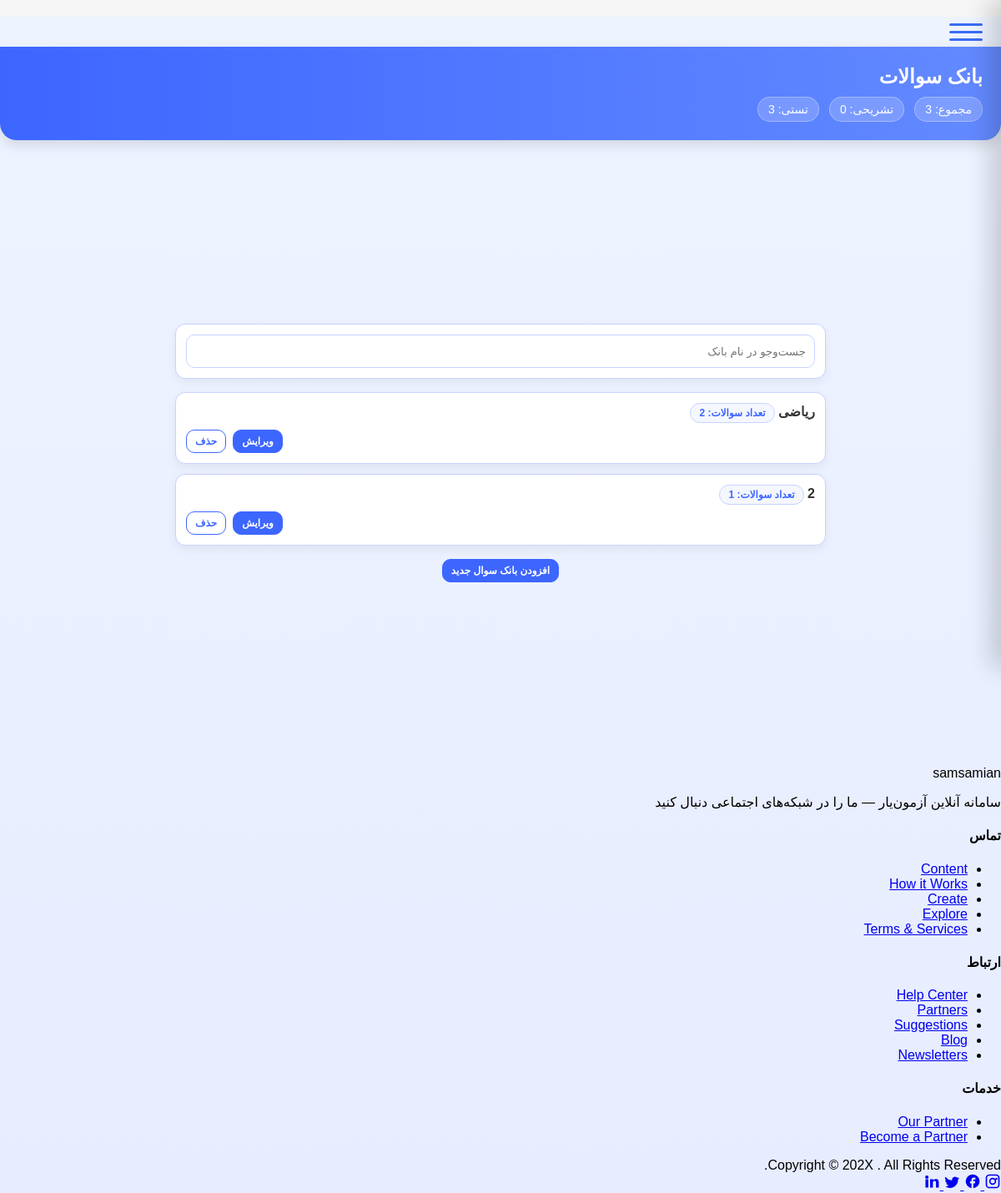
The page /accounts/question-bank/ (signed in) on the database its author committed.
### accounts/models.py (models this page shows, shortened)
class Exam(models.Model):
    name = models.CharField(max_length=200)
    classroom = models.ForeignKey('Classroom', on_delete=models.CASCADE, related_name='exams')
    num_questions = models.PositiveIntegerField(default=0)
    created_by = models.ForeignKey(settings.AUTH_USER_MODEL, on_delete=models.CASCADE, related_name='created_exams')
    students = models.ManyToManyField(settings.AUTH_USER_MODEL, related_name='exams', blank=True)
    created_at = models.DateTimeField(auto_now_add=True)
    source_exam = models.ForeignKey('self', null=True, blank=True, on_delete=models.SET_NULL, related_name='derived_exams')
    shuffle_per_student = models.BooleanField(default=True)
    duration = models.PositiveIntegerField(default=60, help_text="Duration in minutes")
    start_time = models.DateTimeField(null=True, blank=True)
    end_time = models.DateTimeField(null=True, blank=True)
    class Meta:
        verbose_name = "آزمون"
        verbose_name_plural = "آزمون‌ها"

### accounts/views.py (the view)
# urls.py: path('question-bank/', question_bank, name='question_bank'),
@login_required
def question_bank(request):
    u = request.user
    is_instructor = (getattr(getattr(u, 'role', None), 'code', '') == 'instructor')
    if not is_instructor:
        return redirect('dashboard')
    banks = (Exam.objects
             .filter(created_by=u, source_exam__isnull=True)
             .annotate(q_count=Count('questions'))
             .order_by('-created_at'))
    totals = Question.objects.filter(exam__created_by=u, exam__source_exam__isnull=True)
    total_questions = totals.count()
    des_count = totals.filter(kind='des').count()
    mcq_count = totals.filter(kind='mcq').count()
    return render(request, 'accounts/question_bank.html', {
        'banks': banks,
        'total_questions': total_questions,
        'des_count': des_count,
        'mcq_count': mcq_count,
    })

### templates/accounts/question_bank.html (shortened to what this page needs)
{% extends "base.html" %}
{% load static %}
{% block body_class %}question-bank{% endblock %}
{% block content %}
  <section class="hero">
    <div class="title">بانک سوالات</div>
    <div class="stats">
      <div class="pill">مجموع: {{ total_questions }}</div>
      <div class="pill">تشریحی: {{ des_count }}</div>
      <div class="pill">تستی: {{ mcq_count }}</div>
    </div>
  </section>
  <div class="container">
    <div class="filters">
      <div class="search"><input id="searchInput" type="text" placeholder="جست‌وجو در نام بانک"></div>
    </div>
    {% if banks %}
    <div id="grid" class="grid">
      {% for b in banks %}
      <div class="qb-card" data-name="{{ b.name|lower }}">
        <div class="qb-title">{{ b.name }} <span class="count-badge">تعداد سوالات: {{ b.q_count|default:b.num_questions }}</span></div>
        <div class="meta">
          <div class="actions">
            <a class="btn btn-primary" href="{% url 'question_bank_edit' b.id %}">ویرایش</a>
            <form method="post" action="{% url 'question_bank_delete' b.id %}" style="display:inline">
              <button type="submit" class="btn btn-outline">حذف</button>
            </form>
          </div>
        </div>
      </div>
      {% endfor %}
    </div>
    {% else %}
      <div class="empty">هنوز بانکی ایجاد نکرده‌اید.</div>
    {% endif %}
    <div class="add-wrap">
      <a class="btn btn-primary" href="{% url 'question_bank_new' %}">افزودن بانک سوال جدید</a>
    </div>
  </div>
{% endblock %}

### static/styles.css (style rules this page uses)
body { font-family: tahoma, sans-serif; direction: rtl; margin: 0; padding: 0; }
.container { min-height: calc(100vh - 90px); display: flex; align-items: center; justify-content: center; padding: 16px; }
.btn { display: inline-block; padding: 10px 16px; border-radius: 8px; border: none; cursor: pointer; font-weight: 700; }

### templates/accounts/question_bank.html (style rules this page uses)
:root { --primary: #3d66ff; --primary2: #638aff; --border: #c8d2ff; --bg: #eef4ff; --card-bg: #ffffff; --text: #333; --muted: #777; }
* { box-sizing: border-box; }
body.question-bank { background: linear-gradient(180deg, var(--bg), #e7ecff); }
.hero { background: linear-gradient(90deg, var(--primary), var(--primary2)); color: #fff; padding: 22px; border-radius: 0 0 20px 20px; box-shadow: 0 6px 16px rgba(0,0,0,0.12); }
.hero .title { font-size: 24px; font-weight: 800; margin: 0; }
.hero .stats { margin-top: 10px; display:flex; gap: 12px; flex-wrap: wrap; }
.pill { background: rgba(255,255,255,0.18); border: 1px solid rgba(255,255,255,0.3); border-radius: 999px; padding: 6px 12px; font-size: 14px; }
.container { width: 100%; margin: 20px auto; padding: 0 16px; display:flex; flex-direction:column; align-items:center; gap:16px; }
.filters { background:#fff; border:1px solid var(--border); border-radius:12px; padding: 12px; display:flex; gap:12px; align-items:center; flex-wrap:wrap; box-shadow:0 4px 12px rgba(0,0,0,0.06); width:100%; max-width:780px; }
.search { flex:1; }
.search input { width:100%; height:40px; border:1.6px solid var(--border); border-radius:10px; padding:0 10px; outline:none; }
.grid { margin-top:0; display:grid; grid-template-columns: 1fr; gap: 12px; width:100%; max-width:780px; }
.qb-card { border:1.8px solid var(--border); border-radius:12px; background:var(--card-bg); padding: 12px; box-shadow:0 4px 12px rgba(0,0,0,0.06); }
.qb-title { font-weight:700;color:var(--text); }
.meta { display:flex; justify-content:space-between; align-items:center; color:#555; font-size:13px; margin-top:8px; }
.actions { display:flex; gap:8px; }
.btn { display:inline-block; padding:6px 10px; border-radius:10px; font-size:12px; text-decoration:none; cursor:pointer }
.btn-primary { color:#fff; background:var(--primary); border:1.6px solid var(--primary) }
.btn-outline { color:var(--primary); background:#fff; border:1.6px solid var(--primary) }
.add-wrap { margin-top:0; width:100%; max-width:780px; text-align:center }
.count-badge { display:inline-block; padding:4px 10px; border-radius:999px; font-size:12px; border:1px solid var(--border); background:#f5f7ff; color:#3d66ff }

### rows shown on the page
Exam: name "ریاضی", q_count "2"
Exam: name "2", q_count "1"

### other values the page prints
{{ total_questions }} "3"
{{ des_count }} "0"
{{ mcq_count }} "3"
